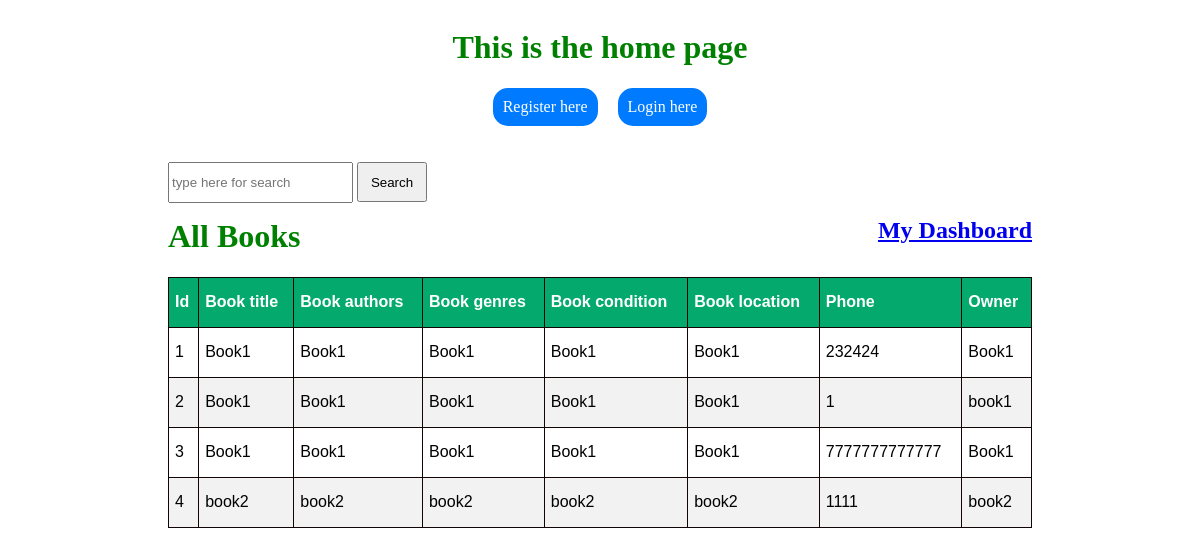
The app's page /, older data.
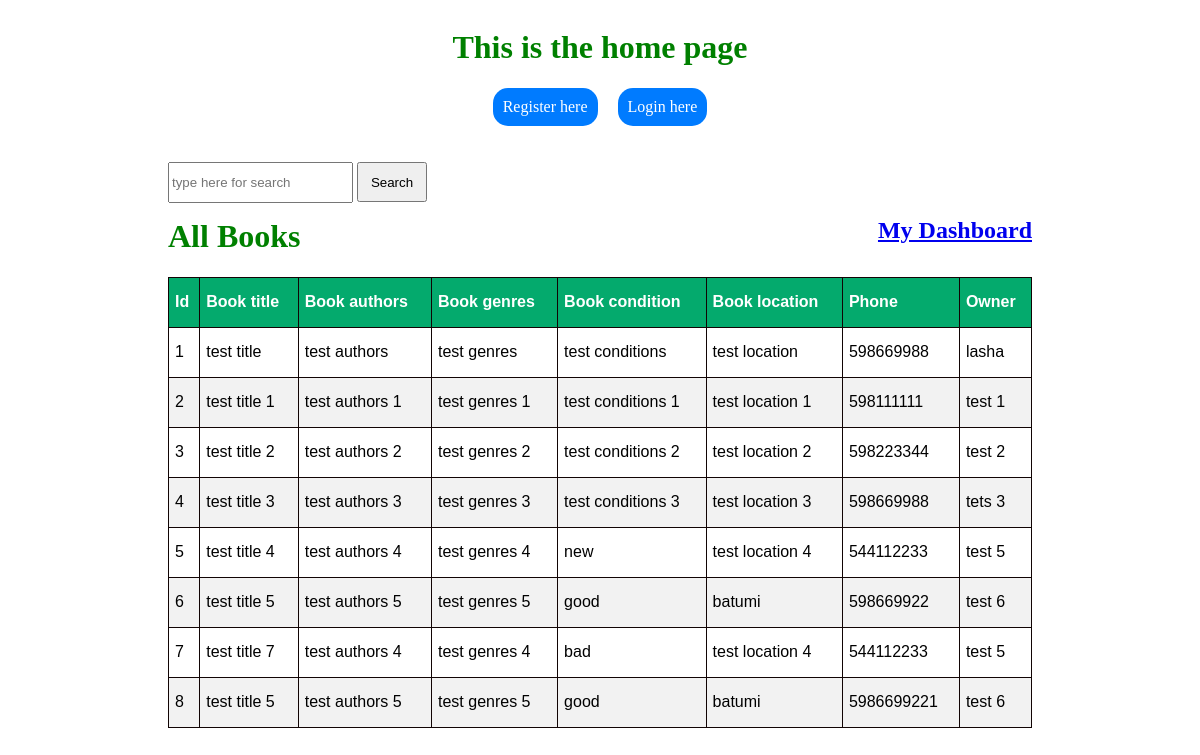
The same page, newer data.
### book/models.py (models this page shows)
class Books(models.Model):
    title = models.CharField(max_length=50)
    authors = models.CharField(max_length=50)
    genres = models.CharField(max_length=50)
    condition = models.CharField(max_length=50)
    location = models.CharField(max_length=50)
    owner = models.CharField(max_length=50)
    phone = models.IntegerField()

### book/views.py (the view)
# urls.py: path('', views.index, name="index"),
def index(request):
    books = Books.objects.all()
    return render(request, 'index.html', {'books': books})

### book/templates/index.html (shortened to what this page needs)
<!DOCTYPE html>
<html lang="en">
<head>
    {% load static %}
    <link rel="stylesheet" href="{% static 'style.css' %}">
</head>
<body>
    <div class="header--div">
        <h1> This is the home page </h1>
    </div>
        <div class="register--and--login">
            <a href="{% url 'reg' %}" class="btn"> Register here </a>
            <a href="{% url 'my-login' %}" class="btn"> Login here </a>
        </div>
    <br> <br>
    <div class="container">
    <div class="search--bar">
        <form action="{% url 'search' %}" method="get">
            <input type="text" name="q" class="search--bar" placeholder="type here for search">
            <button type="submit" class="search--submit--btn">Search</button>
        </form>
    </div>
        <div class="header--text">
            <h1>All Books</h1>
            {% if 'userlogin' == 'userlogin' %}
                <a href="{% url 'dash' %}" >
                    <h2>My Dashboard</h2>
                </a>
            {% else %}
                <a href="{% url 'my-login' %}" >
                    <h2>My Dashboard</h2>
                </a>
            {% endif %}
        </div>
        <table id="books" border="1">
            <thead>
                <th>Id</th>
                <th>Book title</th>
                <th>Book authors</th>
                <th>Book genres</th>
                <th>Book condition</th>
                <th>Book location</th>
                <th>Phone</th>
                <th>Owner</th>
            </thead>
            {% for x in books %}
            <tr class="table--rows">
                <td>{{x.id}}</td>
                <td>{{x.title}}</td>
                <td>{{x.authors}}</td>
                <td>{{x.genres}}</td>
                <td>{{x.condition}}</td>
                <td>{{x.location}}</td>
                <td>{{x.phone}}</td>
                <td>{{x.owner}}</td>
            </tr>
            {% endfor %}
        </table>
        <br><br>
    </div>
</body>
</html>

### book/static/style.css (style rules this page uses)
.header--div { display: flex; align-items: center; justify-content: center; }
.header--text { display: flex; justify-content: space-between; }
.register--and--login { display: flex; justify-content: center; }
.btn { display: inline-block; padding: 10px 10px; margin: 0 10px; background-color: #007bff; color: #fff; text-decoration: none; border: none; cursor: pointer; border-radius: 15px; }
.container { margin: 0px 60px 60px 60px; padding: 0px 100px 100px 100px; }
#books { font-family: Arial, Helvetica, sans-serif; border-collapse: collapse; width: 100%; }
#books td, #books th { border: 1px solid rgb(17, 4, 4); padding: 6px; }
#books tr { height: 50px; }
#books tr:nth-child(even) { background-color: #f2f2f2; }
#books th { padding-top: 12px; padding-bottom: 12px; text-align: left; background-color: #04AA6D; color: white; }
h1 { color: green; }
.search--bar { height: 35px; }
.search--bar button { width: 70px; height: 40px; }

Row changes from the older to the newer data that the page shows:
changed Books id 1: title "Book1" → "test title"; authors "Book1" → "test authors"; genres "Book1" → "test genres"; condition "Book1" → "test conditions"; location "Book1" → "test location"; phone "232424" → "598669988"; owner "Book1" → "lasha"
changed Books id 2: title "Book1" → "test title 1"; authors "Book1" → "test authors 1"; genres "Book1" → "test genres 1"; condition "Book1" → "test conditions 1"; location "Book1" → "test location 1"; phone "1" → "598111111"; owner "book1" → "test 1"
changed Books id 3: title "Book1" → "test title 2"; authors "Book1" → "test authors 2"; genres "Book1" → "test genres 2"; condition "Book1" → "test conditions 2"; location "Book1" → "test location 2"; phone "7777777777777" → "598223344"; owner "Book1" → "test 2"
changed Books id 4: title "book2" → "test title 3"; authors "book2" → "test authors 3"; genres "book2" → "test genres 3"; condition "book2" → "test conditions 3"; location "book2" → "test location 3"; phone "1111" → "598669988"; owner "book2" → "tets 3"
added Books: id "5", title "test title 4", authors "test authors 4", genres "test genres 4", condition "new", location "test location 4", phone "544112233", owner "test 5"
added Books: id "6", title "test title 5", authors "test authors 5", genres "test genres 5", condition "good", location "batumi", phone "598669922", owner "test 6"
added Books: id "7", title "test title 7", authors "test authors 4", genres "test genres 4", condition "bad", location "test location 4", phone "544112233", owner "test 5"
added Books: id "8", title "test title 5", authors "test authors 5", genres "test genres 5", condition "good", location "batumi", phone "5986699221", owner "test 6"
